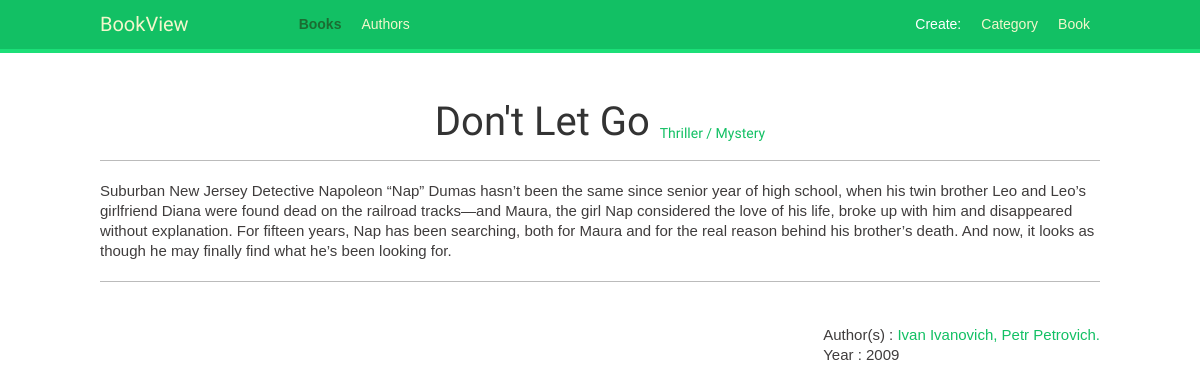
/books/dont-let-go/, run on the app's committed database.
### books/models.py (models this page shows, shortened)
class Book(models.Model):
    title = models.CharField(max_length=48)
    slug = models.SlugField(max_length=250,
                            blank=True)
    description = models.TextField(max_length=500)
    year = models.IntegerField()
    image = models.ImageField(blank=True,
                              null=True,
                              upload_to='image/')
    preview_image = models.ImageField(blank=True,
                                      null=True,
                                      upload_to='preview/')
    author = models.ManyToManyField(Author)
    category = models.ForeignKey(Category)

class Category(models.Model):
    name = models.CharField(max_length=48)
    slug = models.SlugField(max_length=250,
                            blank=True)
    def __str__(self):
        return self.name
    def get_absolute_url(self):
        return reverse('books:category_detail',
                       args=[self.slug])

class Author(models.Model):
    first_name = models.CharField(max_length=48)
    last_name = models.CharField(max_length=48)
    slug = models.SlugField(max_length=250,
                            blank=True)
    bio = models.TextField(max_length=248)
    date = models.DateField()
    def __str__(self):
        return self.first_name + ' ' + self.last_name
    def get_absolute_url(self):
        return reverse('books:author_detail',
                       args=[self.slug])

### books/views.py (the view)
# urls.py: url(r'^(?P<slug>[-\w]+)/$', views.BookDetailView.as_view(), name='book_detail'),
class BookDetailView(DetailView):
    template_name = 'detail_book.html'
    model = Book
    context_object_name = 'book'
    slug_url_kwarg = 'slug'
    def get_context_data(self, **kwargs):
        context = super(BookDetailView, self).get_context_data(**kwargs)
        context['section'] = 'books'
        return context

### books/templates/detail_book.html (shortened to what this page needs)
{% extends "base.html" %}
{% block content %}
    <div class="detail-title">
        <h1>{{ book.title }}
            <a href="{{ book.category.get_absolute_url }}">
                <sub>{{ book.category }}</sub>
            </a>
        </h1>
    </div>
    <div class="detail-desk">
        <p>{{ book.description }}</p>
    </div>
    <div class="detail-info">
        <p>Author(s) :
            {% for author in book.author.all  %}
                {% if forloop.last %}
                    <a href="{{ author.get_absolute_url }}">{{ author }}.</a>
                {% else %}
                    <a href="{{ author.get_absolute_url }}">{{ author }},</a>
                {% endif %}
            {% endfor %}
        </p>
        <p>Year : {{ book.year }}</p>
    </div>
{% endblock %}

### books/static/css/style.css (style rules this page uses)
* { box-sizing: border-box; }
html { font-size: 10px; }
body { margin:0; padding:0; font-family:helvetica, sans-serif; }
p { line-height: 1.8rem; }
a { color:#12c064; text-decoration:none; }
h1, h2, h3, h4, h5 , h6 { font-family: 'Muli', sans-serif; font-weight:normal; }
h1 { border-bottom:1px solid #bbb; padding:0 0 1rem 0; margin:1rem 0 2rem 0; }
.detail-title { text-align: center; font-size: 2rem; }
.detail-title sub { font-size: 1.4rem; }
.detail-desk p { font-size: 1.5rem; line-height: 2rem; color: #3f3c3c; border-bottom:1px solid #bbb; padding-bottom: 2rem; }
.detail-info { margin-top: 2rem; float: right; }
.detail-info p { font-size: 1.5rem; line-height: .5rem; color: #3f3c3c; }

### data on the page
Book: title "Don't Let Go", category "Thriller / Mystery", description "Suburban New Jersey Detective Napoleon “Nap” Dumas hasn’t been the same since senior year of high school, when his twin brother Leo and Leo’s girlfriend Diana were found dead on the railroad tracks—and Maura, the girl Nap considered the love of his life, broke up with him and disappeared without explanation. For fifteen years, Nap has been searching, both for Maura and for the real reason behind his brother’s death. And now, it looks as though he may finally find what he’s been looking for.", year "2009"
Author: first_name+last_name "Ivan Ivanovich"
Author: first_name+last_name "Petr Petrovich"
